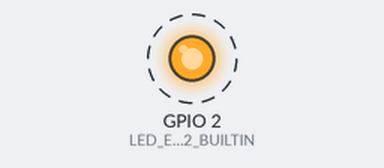
Recording of a sketch running on a simulated ESP32. Shown: output pins drawn as LEDs (lit = HIGH). Dashed ring = blinking. What the sketch prints to the serial monitor is not drawn.

Above: at 2.5 s.
Timing chart, 0 to 6.6 s (numbered marks = the images above):
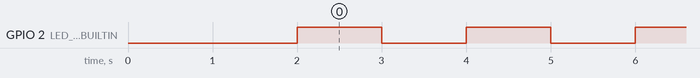

Measured:
- by itself, GPIO 2 (LED_ESP32_BUILTIN): alternates HIGH for 1.0 s and LOW for 1.0 s

The sketch:

Lab2_IoT_EC_exp3.ino
```cpp
#include <Arduino.h>
#include "freertos/FreeRTOS.h"
#include "freertos/task.h"

#define LED_ESP32_BUILTIN 2

char *taskNames[10];

void taskFunction(void *parameter) {
    char *taskName = (char *)parameter;

    while (true) {
        Serial.printf("Task %s running on core %d\n", taskName, xPortGetCoreID());
        vTaskDelay(2000 / portTICK_PERIOD_MS);
    }
}

void init_task_names(const char *prefix) {
    for (int i = 0; i < 10; i++) {
        taskNames[i] = (char *)malloc(20);
        sprintf(taskNames[i], "%s%d", prefix, i);
    }
}

void create_tasks() {
    for (int i = 0; i < 10; i++) {
        BaseType_t coreId = i % 2;
        xTaskCreatePinnedToCore(
            taskFunction,
            taskNames[i],
            10000,
            (void *)taskNames[i],
            1,
            NULL,
            coreId
        );
        vTaskDelay(200 / portTICK_PERIOD_MS);
    }
}

void setup() {
    Serial.begin(115200);
    pinMode(LED_ESP32_BUILTIN, OUTPUT);

    init_task_names("My_Task");
    create_tasks();
}

void loop() {
    digitalWrite(LED_ESP32_BUILTIN, HIGH);
    delay(1000);
    digitalWrite(LED_ESP32_BUILTIN, LOW);
    delay(1000);
}
```
